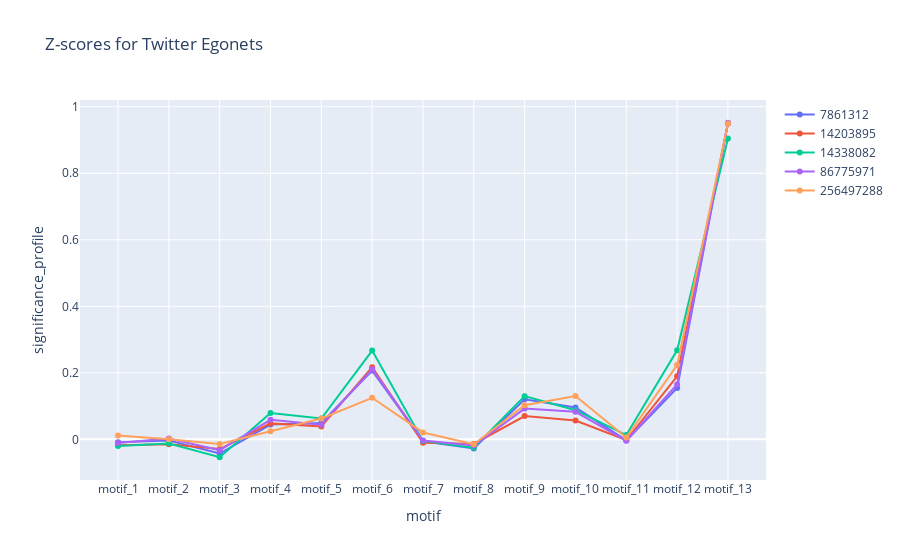

Notebook code for this chart:
### Code cell
plot_line_chart(
    motif_df, "Z-scores for Twitter Egonets", "motif", "significance_profile"
)

### Figure 1 — Plotly figure (JSON) as saved in the notebook; plotly's stock layout.template omitted (floating-point values rounded to 4 significant figures)
{"data": [{"mode": "lines+markers", "name": "7861312", "type": "scatter", "x": ["motif_1", "motif_2", "motif_3", "motif_4", "motif_5", "motif_6", "motif_7", "motif_8", "motif_9", "motif_10", "motif_11", "motif_12", "motif_13"], "y": [-0.009069, -0.003743, -0.04269, 0.04443, 0.04895, 0.2066, -0.006059, -0.02764, 0.1205, 0.09592, -0.003417, 0.1543, 0.9501]}, {"mode": "lines+markers", "name": "14203895", "type": "scatter", "x": ["motif_1", "motif_2", "motif_3", "motif_4", "motif_5", "motif_6", "motif_7", "motif_8", "motif_9", "motif_10", "motif_11", "motif_12", "motif_13"], "y": [-0.01809, -0.0151, -0.02941, 0.04795, 0.03858, 0.2169, -0.01028, -0.01372, 0.06986, 0.05665, -0.002038, 0.1895, 0.9505]}, {"mode": "lines+markers", "name": "14338082", "type": "scatter", "x": ["motif_1", "motif_2", "motif_3", "motif_4", "motif_5", "motif_6", "motif_7", "motif_8", "motif_9", "motif_10", "motif_11", "motif_12", "motif_13"], "y": [-0.02042, -0.01284, -0.05391, 0.07881, 0.06256, 0.2668, -0.00467, -0.02549, 0.1298, 0.08763, 0.01278, 0.2677, 0.9045]}, {"mode": "lines+markers", "name": "86775971", "type": "scatter", "x": ["motif_1", "motif_2", "motif_3", "motif_4", "motif_5", "motif_6", "motif_7", "motif_8", "motif_9", "motif_10", "motif_11", "motif_12", "motif_13"], "y": [-0.01127, 0.002505, -0.03255, 0.05855, 0.04374, 0.2104, -0.003768, -0.01842, 0.09237, 0.08283, -0.00425, 0.1649, 0.952]}, {"mode": "lines+markers", "name": "256497288", "type": "scatter", "x": ["motif_1", "motif_2", "motif_3", "motif_4", "motif_5", "motif_6", "motif_7", "motif_8", "motif_9", "motif_10", "motif_11", "motif_12", "motif_13"], "y": [0.01119, 0.0005863, -0.01403, 0.02461, 0.06259, 0.1249, 0.02066, -0.01479, 0.1027, 0.1302, 0.005217, 0.2232, 0.9495]}], "layout": {"title": {"text": "Z-scores for Twitter Egonets"}, "xaxis": {"title": {"text": "motif"}}, "yaxis": {"title": {"text": "significance_profile"}}}}
